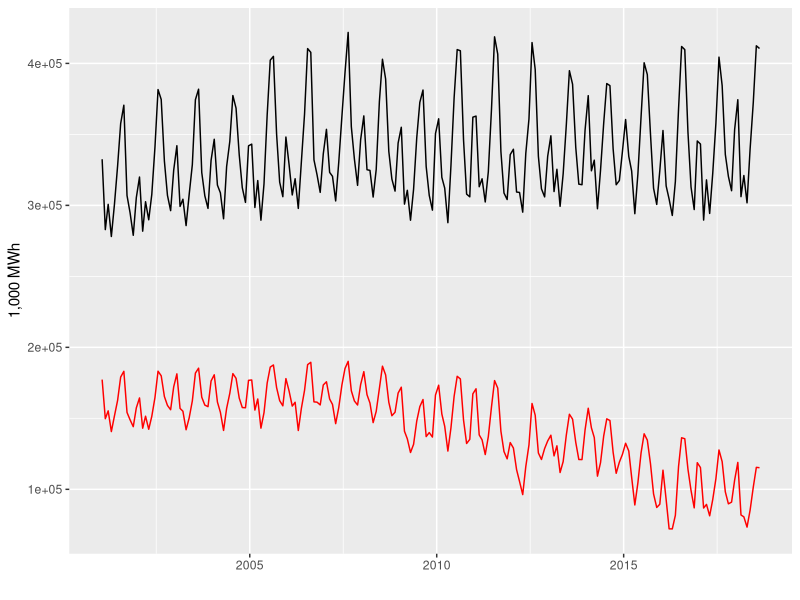
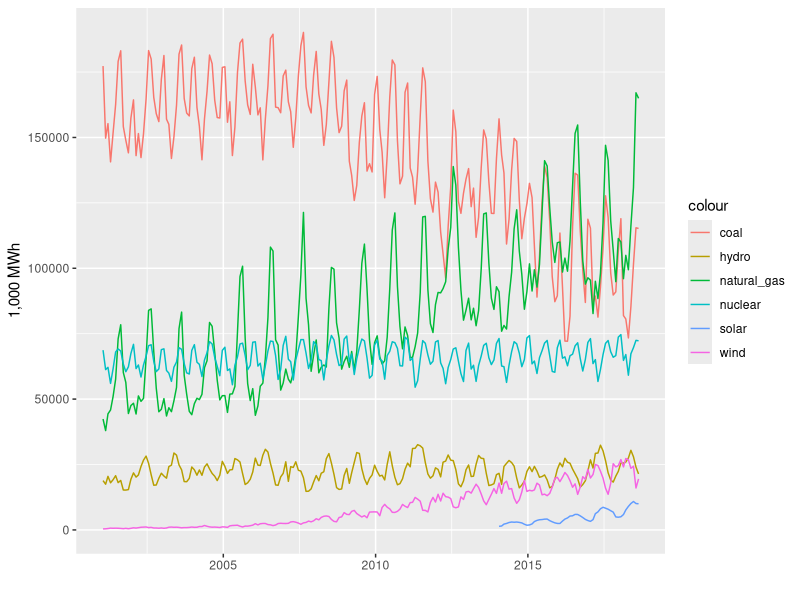

Here is the R script that generated these plots, in order:
## ---- chunk 1
knitr::opts_chunk$set(echo = TRUE)
## ---- chunk 2
library(readr)
netgen <- read_csv("Net_generation_United_States_all_sectors_monthly.csv", 
      col_types = cols(Month = col_character()), 
      skip = 4)

# inspect the data set
head(netgen)
names(netgen)
colnames(netgen) <- c("Month", "all_fuels", "coal", "natural_gas", "nuclear", "hydro", "wind", "solar")

head(netgen)
## ---- chunk 3
# change the 'month' to date type 
# try as.Date first
# netgen$Month <- as.Date.character(netgen$Month)
library(lubridate)
netgen$Month <- mdy(netgen$Month)
head(netgen)
## ---- chunk 4
library(dplyr)
library(ggplot2)
netgen %>% ggplot (aes(x=Month, y=all_fuels)) +
            geom_line() +
            labs (x="", y="1,000 MWh")+
            geom_line(aes(x=Month, y=coal), color="red")
## ---- chunk 5
my.cols <- heat.colors(8, alpha=1)
my.names <- colnames(netgen)
names(my.cols) <- my.names


data<- netgen
p <-  ggplot(data, aes(x = Month))

for (i in 2:7){
  p <- p + geom_line(aes_(y = as.name(names(data[i+1])), colour = 
colnames(data[i+1])))#as.character(my.names[i])))
}
p + labs (x="", y="1,000 MWh")

